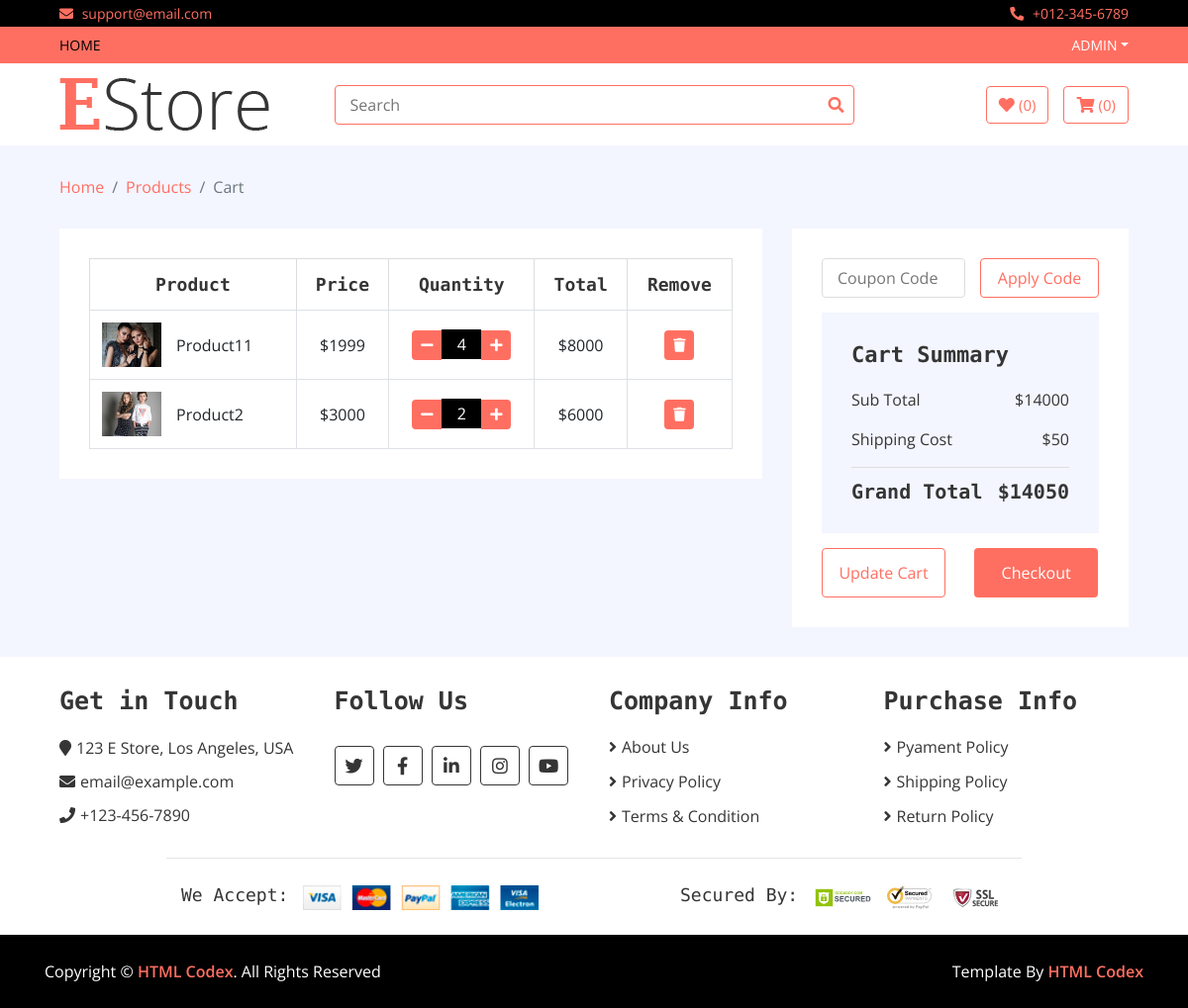
The app's page /cart (signed in) with its own data.
### home/models.py (models this page shows, shortened)
class Cart(models.Model):
    username = models.CharField(max_length=300)
    slug = models.CharField(max_length=500)
    quantity = models.IntegerField(default = 1)
    items = models.ForeignKey(Product,on_delete = models.CASCADE)
    total = models.IntegerField()
    checkout = models.BooleanField(default=False)

class Product(models.Model):
    name = models.CharField(max_length=300)
    price = models.IntegerField()
    discounted_price = models.IntegerField(default = 0)
    image = models.ImageField(upload_to='media')
    category = models.ForeignKey(Category,on_delete=models.CASCADE)
    subcategory = models.ForeignKey(SubCategory,on_delete=models.CASCADE)
    brand = models.ForeignKey(Brand,on_delete=models.CASCADE)
    description = models.TextField()
    specification = models.TextField()
    slug = models.TextField()
    stock = models.CharField(max_length=20,choices=STOCK)
    label = models.CharField(max_length=20,choices=LABEL)

### home/views.py (the view)
# urls.py: path('cart', CartView.as_view(), name='cart'),
class CartView(BaseView):
    def get(self,request):
        grand_total = 0
        username = request.user.username
        self.views['cart_products'] = Cart.objects.filter(username = username,checkout = False)
        for i in self.views['cart_products']:
            grand_total =  grand_total + i.total
        self.views['all_total'] = grand_total
        self.views['grand_total'] = grand_total + 50
        return render(request,'cart.html',self.views)

### templates/cart.html
{% extends 'base.html' %}
{% load static %}
{% block content %}
        <div class="breadcrumb-wrap">
            <div class="container-fluid">
                <ul class="breadcrumb">
                    <li class="breadcrumb-item"><a href="#">Home</a></li>
                    <li class="breadcrumb-item"><a href="#">Products</a></li>
                    <li class="breadcrumb-item active">Cart</li>
                </ul>
            </div>
        </div>
        <div class="cart-page">
            <div class="container-fluid">
                <div class="row">
                    <div class="col-lg-8">
                        <div class="cart-page-inner">
                            <div class="table-responsive">
                                <table class="table table-bordered">
                                    <thead class="thead-dark">
                                        <tr>
                                            <th>Product</th>
                                            <th>Price</th>
                                            <th>Quantity</th>
                                            <th>Total</th>
                                            <th>Remove</th>
                                        </tr>
                                    </thead>
                                    <tbody class="align-middle">
                                    {% for cart in cart_products %}
                                        <tr>
                                            <td>
                                                <div class="img">
                                                    <a href="#"><img src="{{cart.items.image.url}}" alt="Image"></a>
                                                    <p>{{cart.items.name}}</p>
                                                </div>
                                            </td>
                                            {% if cart.items.discounted_price > 0 %}
                                            <td>${{cart.items.discounted_price }}</td>
                                            {% else %}
                                            <td>${{cart.items.price }}</td>
                                            {% endif%}
                                            <td>
                                                <div class="qty">
                                                    <a href = "/reduce_cart/{{cart.slug}}"><button class="btn-minus"><i class="fa fa-minus"></i></button></a>
                                                    <input type="text" value="{{cart.quantity}}">
                                                    <a href = "/add_to_cart/{{cart.slug}}"><button class="btn-plus"><i class="fa fa-plus"></i></button></a>
                                                </div>
                                            </td>
                                            <td>${{cart.total}}</td>
                                            <td><a href = "/delete_cart/{{cart.slug}}"><button><i class="fa fa-trash"></i></button></a></td>
                                        </tr>
                                    {% endfor %}
                                    </tbody>
                                </table>
                            </div>
                        </div>
                    </div>
                    <div class="col-lg-4">
                        <div class="cart-page-inner">
                            <div class="row">
                                <div class="col-md-12">
                                    <div class="coupon">
                                        <input type="text" placeholder="Coupon Code">
                                        <button>Apply Code</button>
                                    </div>
                                </div>
                                <div class="col-md-12">
                                    <div class="cart-summary">
                                        <div class="cart-content">
                                            <h1>Cart Summary</h1>
                                            <p>Sub Total<span>${{all_total}}</span></p>
                                            <p>Shipping Cost<span>$50</span></p>
                                            <h2>Grand Total<span>${{grand_total}}</span></h2>
                                        </div>
                                        <div class="cart-btn">
                                            <button>Update Cart</button>
                                            <button>Checkout</button>
                                        </div>
                                    </div>
                                </div>
                            </div>
                        </div>
                    </div>
                </div>
            </div>
        </div>
{% endblock %}

### templates/base.html (shortened to what this page needs)
<!DOCTYPE html>
{% load static %}
<html lang="en">
    <head>
        <link href="https://stackpath.bootstrapcdn.com/bootstrap/4.4.1/css/bootstrap.min.css" rel="stylesheet">
        <link href="https://cdnjs.cloudflare.com/ajax/libs/font-awesome/5.10.0/css/all.min.css" rel="stylesheet">
        <link href="{% static 'lib/slick/slick.css' %}" rel="stylesheet">
        <link href="{% static 'lib/slick/slick-theme.css' %}" rel="stylesheet">
        <link href="{% static 'css/style.css' %}" rel="stylesheet">
    </head>
    <body>
        <div class="top-bar">
            <div class="container-fluid">
                <div class="row">
                    <div class="col-sm-6">
                        <i class="fa fa-envelope"></i>
                        support@email.com
                    </div>
                    <div class="col-sm-6">
                        <i class="fa fa-phone-alt"></i>
                        +012-345-6789
                    </div>
                </div>
            </div>
        </div>
        <div class="nav">
            <div class="container-fluid">
                <nav class="navbar navbar-expand-md bg-dark navbar-dark">
                    <div class="collapse navbar-collapse justify-content-between" id="navbarCollapse">
                        <div class="navbar-nav mr-auto">
                            <a href="index.html" class="nav-item nav-link active">Home</a>
                        </div>
                        <div class="navbar-nav ml-auto">
                            <div class="nav-item dropdown">
                                {% if user.is_authenticated %}
                                <a href="#" class="nav-link dropdown-toggle" data-toggle="dropdown">{{user.username}}</a>
                                {% else %}
                                <a href="#" class="nav-link dropdown-toggle" data-toggle="dropdown">User Account</a>
                                <div class="dropdown-menu">
                                    <a href="/accounts/login" class="dropdown-item">Login</a>
                                    <a href="/signup" class="dropdown-item">Register</a>
                                </div>
                                {% endif %}
                            </div>
                        </div>
                    </div>
                </nav>
            </div>
        </div>
        <div class="bottom-bar">
            <div class="container-fluid">
                <div class="row align-items-center">
                    <div class="col-md-3">
                        <div class="logo">
                            <a href="index.html">
                                <img src="{% static 'img/logo.png' %}" alt="Logo">
                            </a>
                        </div>
                    </div>
                    <div class="col-md-6">
                        <div class="search">
                            <form method = "GET" action = "/search">
                            <input name = "query" type="text" placeholder="Search">
                            <button type = "submit"><i class="fa fa-search"></i></button>
                            </form>
                        </div>
                    </div>
                    <div class="col-md-3">
                        <div class="user">
                            <a href="wishlist.html" class="btn wishlist">
                                <i class="fa fa-heart"></i>
                                <span>(0)</span>
                            </a>
                            <a href="cart.html" class="btn cart">
                                <i class="fa fa-shopping-cart"></i>
                                <span>(0)</span>
                            </a>
                        </div>
                    </div>
                </div>
            </div>
        </div>
{% block content %}
{% endblock %}
        <div class="footer">
            <div class="container-fluid">
                <div class="row">
                    <div class="col-lg-3 col-md-6">
                        <div class="footer-widget">
                            <h2>Get in Touch</h2>
                            <div class="contact-info">
                                <p><i class="fa fa-map-marker"></i>123 E Store, Los Angeles, USA</p>
                                <p><i class="fa fa-envelope"></i>email@example.com</p>
                                <p><i class="fa fa-phone"></i>+123-456-7890</p>
                            </div>
                        </div>
                    </div>
                    <div class="col-lg-3 col-md-6">
                        <div class="footer-widget">
                            <h2>Follow Us</h2>
                            <div class="contact-info">
                                <div class="social">
                                    <a href=""><i class="fab fa-twitter"></i></a>
                                    <a href=""><i class="fab fa-facebook-f"></i></a>
                                    <a href=""><i class="fab fa-linkedin-in"></i></a>
                                    <a href=""><i class="fab fa-instagram"></i></a>
                                    <a href=""><i class="fab fa-youtube"></i></a>
                                </div>
                            </div>
                        </div>
                    </div>
                    <div class="col-lg-3 col-md-6">
                        <div class="footer-widget">
                            <h2>Company Info</h2>
                            <ul>
                                <li><a href="#">About Us</a></li>
                                <li><a href="#">Privacy Policy</a></li>
                                <li><a href="#">Terms & Condition</a></li>
                            </ul>
                        </div>
                    </div>
                    <div class="col-lg-3 col-md-6">
                        <div class="footer-widget">
                            <h2>Purchase Info</h2>
                            <ul>
                                <li><a href="#">Pyament Policy</a></li>
                                <li><a href="#">Shipping Policy</a></li>
                                <li><a href="#">Return Policy</a></li>
                            </ul>
                        </div>
                    </div>
                </div>
                <div class="row payment align-items-center">
                    <div class="col-md-6">
                        <div class="payment-method">
                            <h2>We Accept:</h2>
                            <img src="img/payment-method.png" alt="Payment Method" />
                        </div>
                    </div>
                    <div class="col-md-6">
                        <div class="payment-security">
                            <h2>Secured By:</h2>
                            <img src="img/godaddy.svg" alt="Payment Security" />
                            <img src="img/norton.svg" alt="Payment Security" />
                            <img src="img/ssl.svg" alt="Payment Security" />
                        </div>
                    </div>
                </div>
            </div>
        </div>
        <div class="footer-bottom">
            <div class="container">
                <div class="row">
                    <div class="col-md-6 copyright">
                        <p>Copyright &copy; <a href="https://htmlcodex.com">HTML Codex</a>. All Rights Reserved</p>
                    </div>
                    <div class="col-md-6 template-by">
                        <p>Template By <a href="https://htmlcodex.com">HTML Codex</a></p>
                    </div>
                </div>
            </div>
        </div>
    </body>
</html>

### records on screen
Cart: items.image (picture), items.name "Product11", items.discounted_price "1999", quantity "4", total "8000"
Cart: items.image (picture), items.name "Product2", items.discounted_price "3000", quantity "2", total "6000"

### other values on screen
{{ user.username }} "ADMIN"
{{ all_total }} "14000"
{{ grand_total }} "14050"
